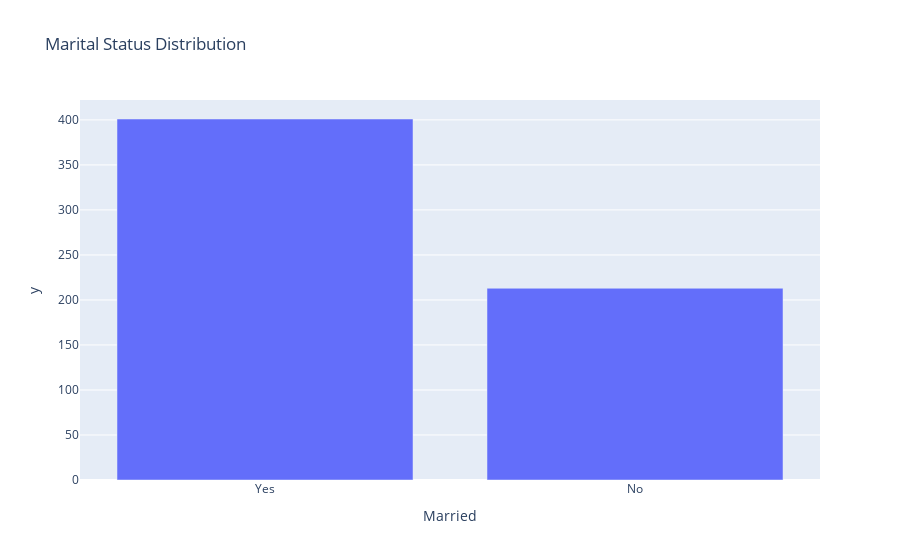

Notebook code cell kept with this figure:
### Code cell
married_count = df['Married'].value_counts()
fig_married = px.bar(married_count, 
                     x=married_count.index, 
                     y=married_count.values, 
                     title='Marital Status Distribution')
fig_married.show()

### Figure 1 — Plotly figure (JSON) as saved in the notebook; plotly's stock layout.template omitted (floating-point values rounded to 4 significant figures)
{"data": [{"alignmentgroup": "True", "hovertemplate": "Married=%{x}<br>y=%{y}<extra></extra>", "legendgroup": "", "marker": {"color": "#636efa", "pattern": {"shape": ""}}, "name": "", "offsetgroup": "", "orientation": "v", "showlegend": false, "textposition": "auto", "type": "bar", "x": ["Yes", "No"], "xaxis": "x", "y": [401, 213], "yaxis": "y"}], "layout": {"barmode": "relative", "legend": {"tracegroupgap": 0}, "title": {"text": "Marital Status Distribution"}, "xaxis": {"anchor": "y", "domain": [0, 1], "title": {"text": "Married"}}, "yaxis": {"anchor": "x", "domain": [0, 1], "title": {"text": "y"}}}}
